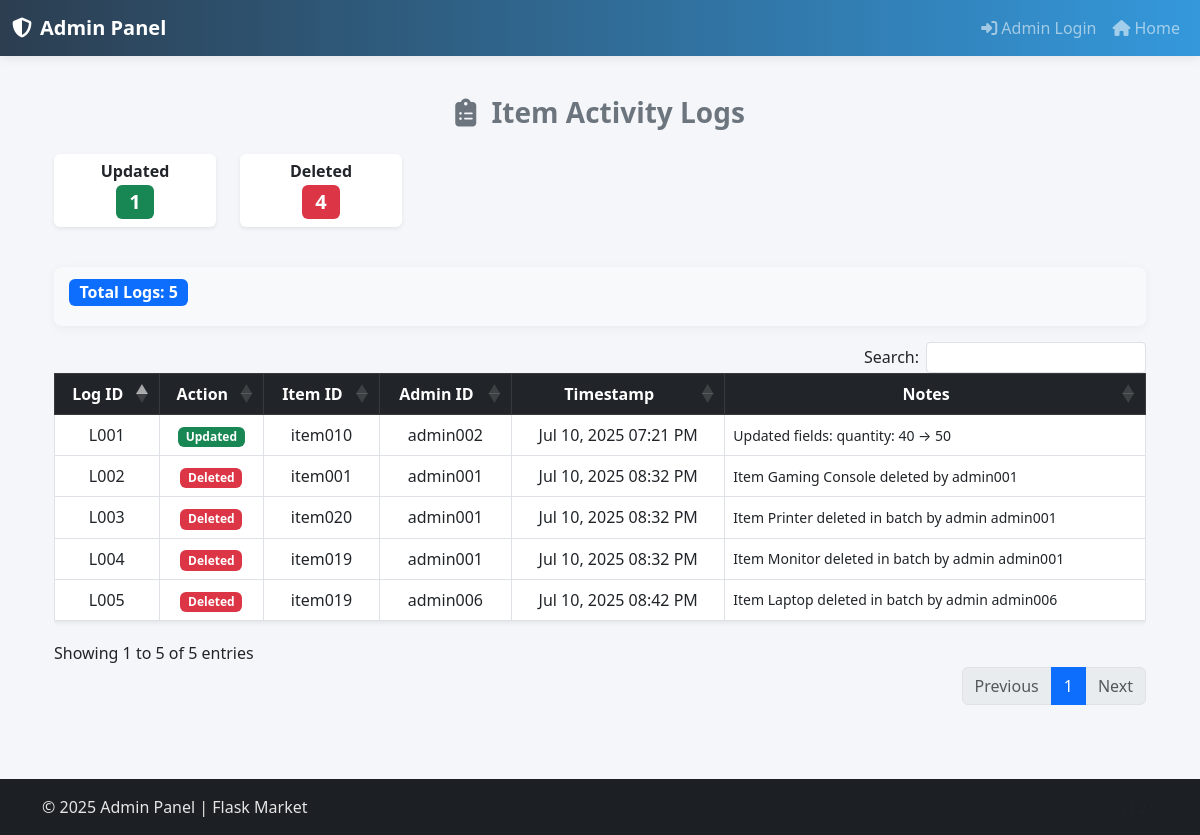
Page /admins/admin/item/activity on the earlier database version.
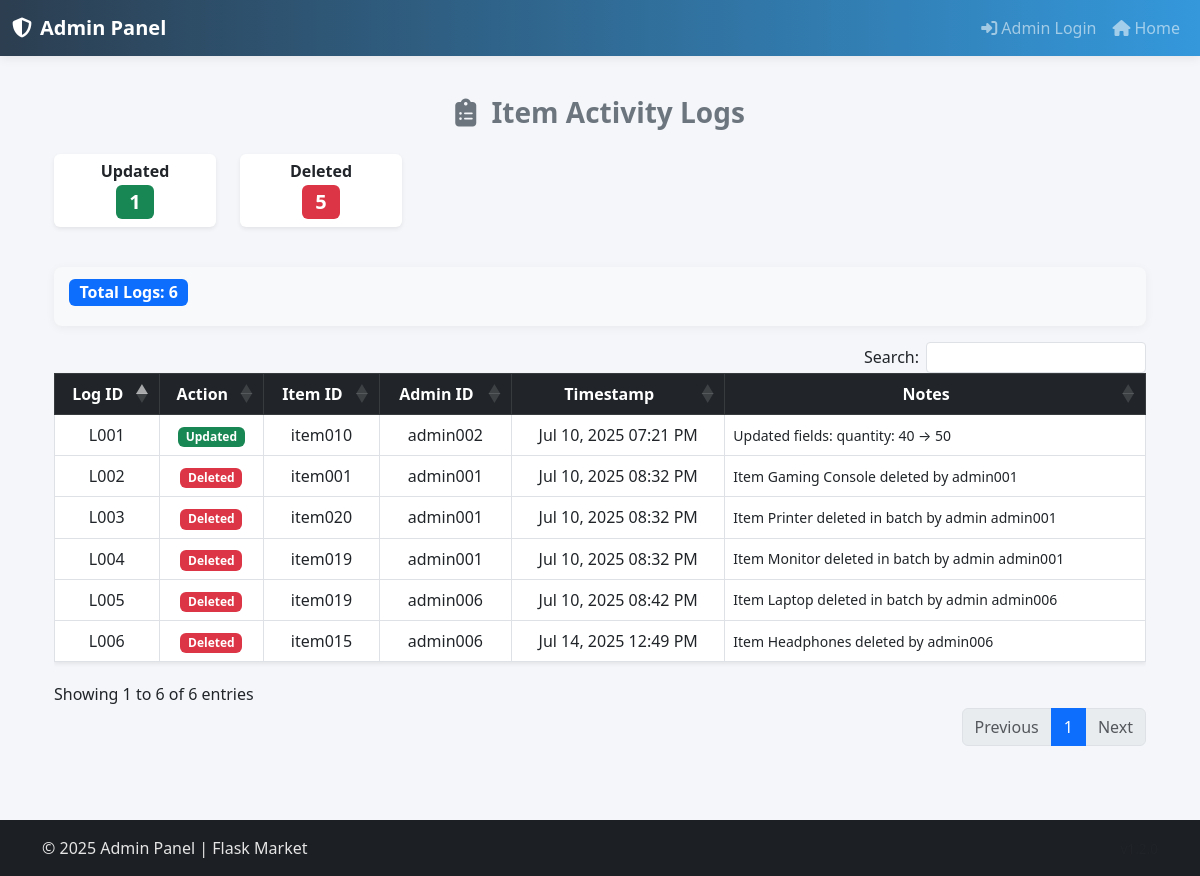
Same page on the later database version.
### admins/models.py (models this page shows, shortened)
class ItemManagementlog(db.Model):
    __tablename__ = 'item_management_log'
    log_id = db.Column(db.String(), primary_key=True)
    item_id = db.Column(db.String(), nullable=False)
    action = db.Column(db.String(length=50), nullable=False)
    admin_id = db.Column(db.String(), db.ForeignKey('admins.admin_id'), nullable=False)
    timestamp = db.Column(db.DateTime(timezone=True), nullable=False, default=lambda: datetime.now(ZoneInfo("Africa/Nairobi")))
    notes = db.Column(db.Text)
    admin = db.relationship('Admins', backref='management_logs')

### admins/routes.py (the view)
@admins_bp.route('/admin/item/activity')
def item_activity_log():
    logs = ItemManagementlog.query.order_by(ItemManagementlog.timestamp.desc()).all()
    return render_template('admin/items_manage_logs.html', logs=logs)

### admins/routes.py (called while the page is built)
@admins_bp.context_processor
def inject_now():
    eat = ZoneInfo("Africa/Nairobi")
    return {'now': datetime.now(tz=eat)}

@admins_bp.context_processor
def inject_stats():
    stats = {
        'total_items': Items.query.count(),
        'total_admins': Admins.query.count(),
        'pending_approvals': Admins.query.filter_by(is_approved=False).count(),
        'active_admins': Admins.query.filter_by(is_approved=True).count(),
        'updated_items': ItemManagementlog.query.filter_by(action='updated').count(),
        'deleted_items': ItemManagementlog.query.filter_by(action='deleted').count(),
    }
    recent_items_logs = ItemManagementlog.query.order_by(ItemManagementlog.timestamp.desc()).limit(5).all()
    recent_admins_logs = AdminActionLog.query.order_by(AdminActionLog.timestamp.desc()).limit(5).all()
    return {
        'stats': stats,
        'recent_admins_logs': recent_admins_logs,
        'recent_items_logs': recent_items_logs
    }

### admins/templates/admin/Items_manage_logs.html (shortened to what this page needs)
{% extends 'admin_base.html' %}
{% block content %}
<div class="container py-4">
    <h3 class="text-center mb-4 text-secondary fw-bold">
        <i class="fas fa-clipboard-list me-2"></i> Item Activity Logs
    </h3>
    <div class="row mb-4 align-center">
        {% set summary = {'updated': 0, 'deleted': 0} %}
        {% for log in logs %}
            {% if log.action in summary %}
                {% set _ = summary.update({log.action: summary[log.action] + 1}) %}
            {% endif %}
        {% endfor %}
        {% set badge_colors = {'updated': 'success', 'deleted': 'danger'} %}
        {% for action, count in summary.items() %}
        <div class="col-md-2 col-6 mb-3">
            <div class="card text-center border-0 shadow-sm">
                <div class="card-body py-2">
                    <h6 class="fw-bold text-capitalize mb-1">
                        {{ action }}
                    </h6>
                    <span class="badge bg-{{ badge_colors[action] }} fs-5">{{ count }}</span>
                </div>
            </div>
        </div>
        {% endfor %}
    </div>
    <div id="customToolbar" class="d-flex justify-content-between align-items-center mb-3 flex-wrap">
        <span class="badge bg-primary fs-6 mb-2">
            Total Logs: {{ logs|length }}
        </span>
    </div>
    <div class="table-responsive">
        <table id="itemLogTable" class="table table-hover table-bordered align-middle shadow-sm">
            <thead class="table-dark">
                <tr>
                    <th class="text-center">Log ID</th>
                    <th class="text-center">Action</th>
                    <th class="text-center">Item ID</th>
                    <th class="text-center">Admin ID</th>
                    <th class="text-center">Timestamp</th>
                    <th class="text-center">Notes</th>
                </tr>
            </thead>
            <tbody>
                {% for log in logs %}
                <tr>
                    <td class="text-center">{{ log.log_id }}</td>
                    <td class="text-center">
                        {% set color = badge_colors.get(log.action, 'secondary') %}
                        <span class="badge bg-{{ color }}">{{ log.action.capitalize() }}</span>
                    </td>
                    <td class="text-center">{{ log.item_id }}</td>
                    <td class="text-center">{{ log.admin_id }}</td>
                    <td class="text-center">{{ log.timestamp.strftime('%b %d, %Y %I:%M %p') }}</td>
                    <td class="text-wrap small">{{ log.notes }}</td>
                </tr>
                {% endfor %}
            </tbody>
        </table>
    </div>
</div>
{% endblock %}

Differences in the rows shown:
added ItemManagementlog: log_id "L006", action "Deleted", item_id "item015", admin_id "admin006", timestamp "Jul 14, 2025 12:49 PM", notes "Item Headphones deleted by admin006"
Other differences:
{{ logs|length }}: "5" → "6"
text written by a page script: "Search: Showing 1 to 5 of 5 entries Previous 1 Next" → "Search: Showing 1 to 6 of 6 entries Previous 1 Next"
new list line: "Deleted 5"
list line gone: "Deleted 4"
